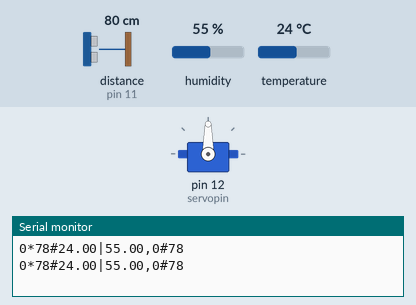
Recording of a sketch running on a simulated Arduino Uno, built with avr-gcc and run on an emulated ATmega328P. On the bench: servo, the last lines printed to the serial monitor. Wiring (inferred from the names in the program): ultrasonic range finder: trigger pin 10; echo pin 11. The test bench sets the inputs (shaded band); at power-on: distance to the obstacle (sensor on pin 11) 80 cm, humidity 55 %, temperature 24 °C. The echo pulse lasts 58.3 µs per cm.

Above: at 1.8 s.
1.9 s: distance to the obstacle (sensor on pin 11) set to 299 cm
At 4.5 s:
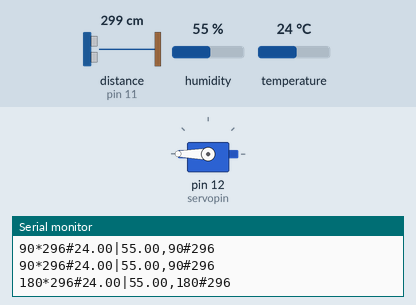
9.5 s: distance to the obstacle (sensor on pin 11) set to 2 cm
11.5 s: distance to the obstacle (sensor on pin 11) set to 4 cm
At 20.3 s:
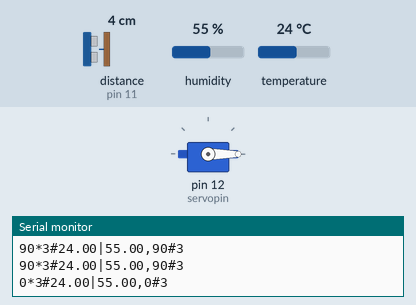
Timing chart, 0 to 21.8 s (numbered marks = the images above; inputs shaded):
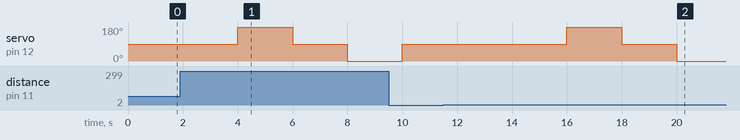

The sketch:

multi_sensor_manage.ino
```cpp
// ##################################
// Author : Tirtharaj Sinha
// Written for : arduino AVR Boards
// Date : 27-09-2022
// IDE : Arduino IDE 2.X
// Description : A multisensor reader to read sensor data from third party program over serial port
// ##################################


#include "DHT.h"
#include <Servo.h>


#define DHTPIN 6  // Digital pin connected to the DHT sensor
#define DHTTYPE DHT11

// variable and const declearation
const int trigPin = 10;
const int echoPin = 11;
const int servopin = 12;

int curLoc = 0;    // current angle of servo
int increase = 1;  // direction of servo{increasing:1,decreasing:0}

long duration;
int distinCM;


String curTemp;  // current temp and humidity
String curDis;   // current distance upon angle

// sensor declearation
Servo radarServo;
DHT dht(DHTPIN, DHTTYPE);

void setup() {
  pinMode(trigPin, OUTPUT);
  pinMode(echoPin, INPUT);

  Serial.begin(9600);

  // starting the servo and DHT11
  radarServo.attach(servopin);
  dht.begin();


  curTemp = temp_disp();
  curDis = calculate_distance(curLoc);

  Serial.println(curTemp + "," + curDis);
}

void loop() {
  // servo arm rotation in every 2s
  // full cycle covers in 8s
  // 0deg => 90deg => 180deg => 90deg => 0deg

  if (millis() % 2000 == 0) {
    if (curLoc == 180) {
      increase = 0;
    } else if (curLoc == 0) {
      increase = 1;
    }


    if (increase == 1) {
      curLoc += 90;
    } else {
      curLoc -= 90;
    }

    radarServo.write(curLoc);
  }

  // sensor reading in every 1s
  if (millis() % 1000 == 0) {
    curTemp = temp_disp();
    curDis = calculate_distance(curLoc);

    Serial.println(curTemp + "," + curDis);
  }
}


String temp_disp() {

  float t_inC = dht.readTemperature();
  float i_inF = t_inC * 1.8 + 32;
  float h = dht.readHumidity();

  String method = "si";  // or Imperial
  if (isnan(t_inC)) {
    return "0.0,0.0";
  } else {
    return String(t_inC) + "|" + String(h);
  }
}

String calculate_distance(int i) {

  digitalWrite(trigPin, LOW);
  delayMicroseconds(2);
  digitalWrite(trigPin, HIGH);
  delayMicroseconds(10);
  digitalWrite(trigPin, LOW);
  duration = pulseIn(echoPin, HIGH);
  distinCM = duration * 0.034 / 2;

  Serial.print(i);
  Serial.print("*");
  Serial.print(distinCM);
  Serial.print("#");
  return String(i) + "#" + String(distinCM);
}
```
